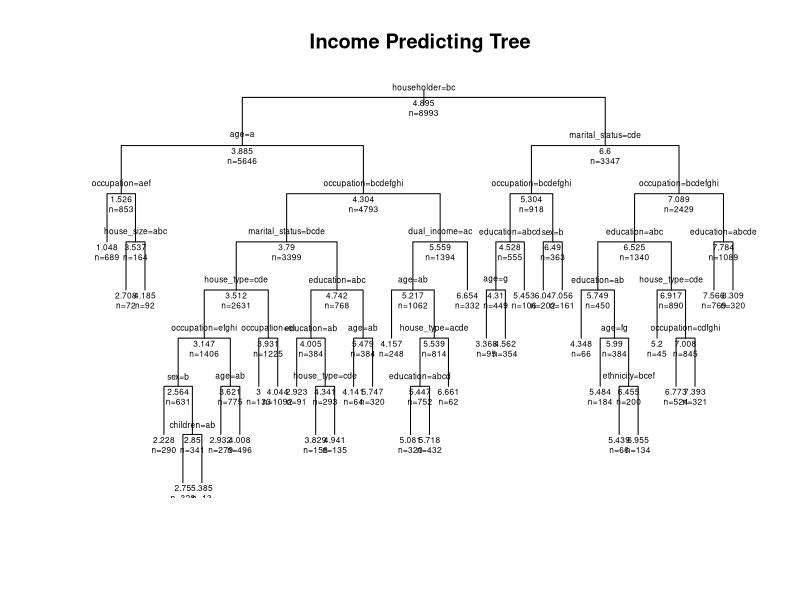

R code for this plot:
library(rpart)

#Reading in the data
income_data <- read.table('Income_Data.txt', sep= ",", col.names = c("annual_income", "sex", "marital_status", "age", "education", "occupation", "bay_area", "dual_income", "house_size", "children", "householder", "house_type", "ethnicity", "language"))

#Telling which parameters are categorical, numerical, etc
attach(income_data)
my_income <- data.frame(as.numeric(annual_income), as.factor(sex), as.factor(marital_status),
as.ordered(age), as.ordered(education), as.factor(occupation),
as.factor(bay_area), as.factor(dual_income), as.ordered(house_size),
as.ordered(children), as.factor(householder),as.factor(house_type),
as.factor(ethnicity),as.factor(language))
detach(income_data)
colnames(my_income) <- colnames(income_data)

#Run rpart with cross validation
mah_tree <- rpart(formula = annual_income ~ ., data = my_income, control = rpart.control(cp = 0.001), method = 'anova')

#Plotting the resulting tree
plot(mah_tree, uniform=TRUE, main="Income Predicting Tree")
text(mah_tree, use.n=TRUE, all=TRUE, cex=.5)


#Part (a)
sampled_ints <- sample(1:nrow(my_income), nrow(my_income), replace=FALSE)
train_sample <- my_income[sampled_ints[1:6295] , ]
test_sample <- my_income[sampled_ints[6296:nrow(my_income)], ]

#Fitting tree to train data
train_tree <- rpart(formula = annual_income ~ ., data = train_sample, control = rpart.control(cp = 0.001104), method = 'anova')

#Plotting the resulting training tree
#plot(train_tree, uniform=TRUE, main="Income Predicting Tree")
#text(train_tree, use.n=TRUE, all=TRUE, cex=.3)

#Predicting for test data set on various trees
#Extract complexity parameters from cptable
cp = train_tree$cptable[ ,1]
n_cp = length(cp)
cp_error = array(0, n_cp)

for (i in 1:n_cp) {
	new_train_tree <- prune(train_tree, cp = cp[i])
	pred = predict(new_train_tree, test_sample)
	#Determine square error loss
	cp_error[i] = sqrt(sum((pred - test_sample[,1])^2))
}
#plot(cp, cp_error, type='l')

#Part C
#Using values for myself to predict my own annual income using the tree obtained in part (a)
my_stats <- c(2, 1, 5, 2, 6, 6, 3, 1, 1, 0, 2, 3, 8, 1)
my_income[1, ] <- my_stats
my_prediction <- predict(train_tree, my_income[1,])

